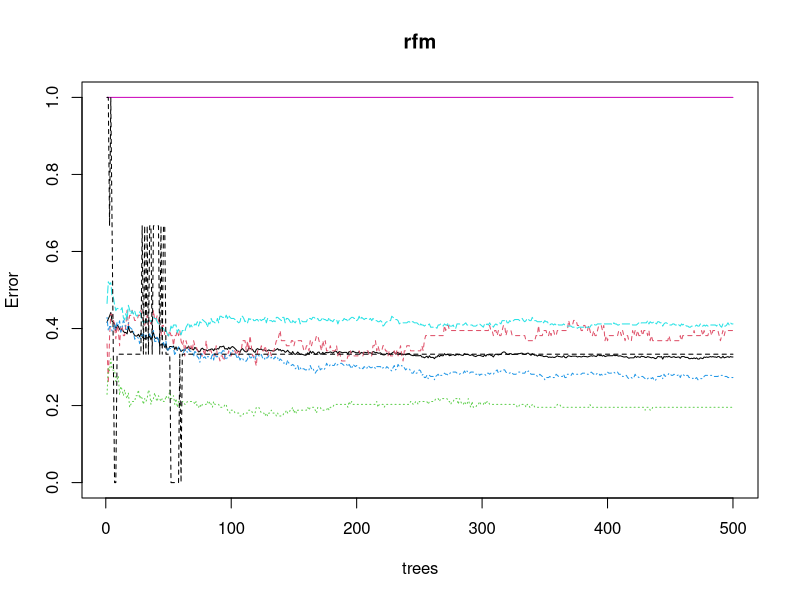

Write R code to recreate this figure. (Note: this script raises an error after producing the figure.)
# Challenge 2

# Packages
library(randomForest)

# Data prep
setwd("~/GitHub/Ken")
train <- read.csv("data2_train.csv")
test <- read.csv("data2_test.csv")

# Transpose
train <- t(train)
test <- t(test)

# Index
colnames(train) <- train[1,]
train <- train[-1,]
train <- as.data.frame(train)

colnames(test) <- test[1,]
test <- test[-1,]
test <- as.data.frame(test)

# Set factors
train$`1` <- as.factor(train$`1`)
train$`18` <- as.factor(train$`18`)
train$label <- as.factor(train$label)

test$`1` <- as.factor(test$`1`)
test$`18` <- as.factor(test$`18`)

names(train) <- make.names(names(train))
names(test) <- make.names(names(test))
rownames(train) <- make.names(rownames(train))
rownames(test) <- make.names(rownames(test))

# Train rfm
head(train)
head(test)

rfm <- randomForest(label~., data = train)
plot(rfm)

pred.val  <- predict(rfm, newdata = test, type = "class")
